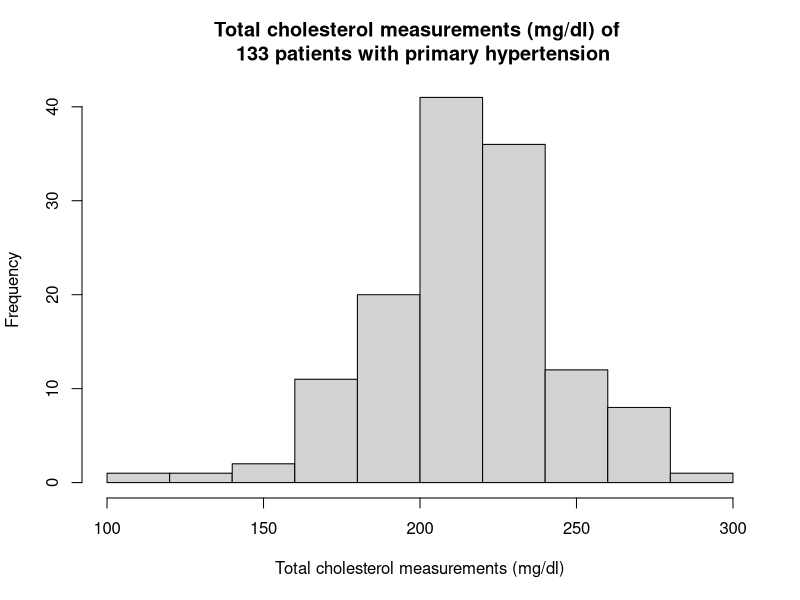
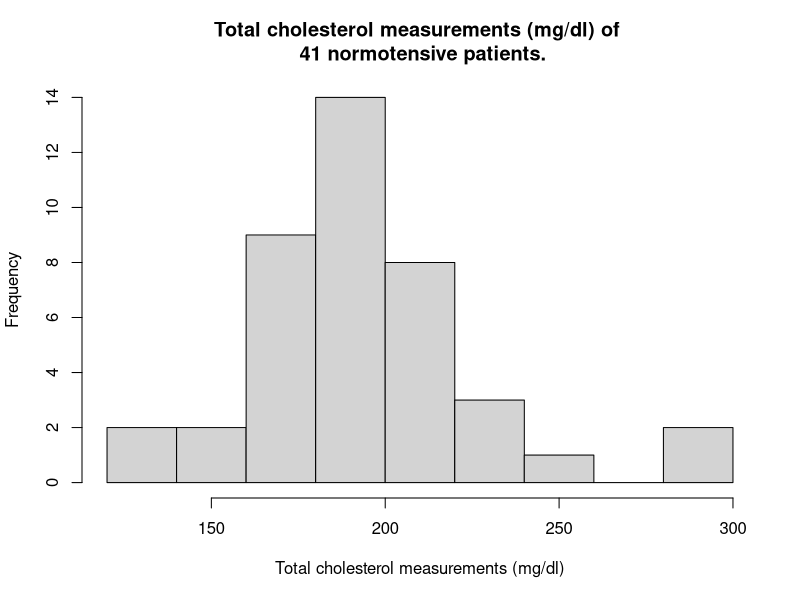
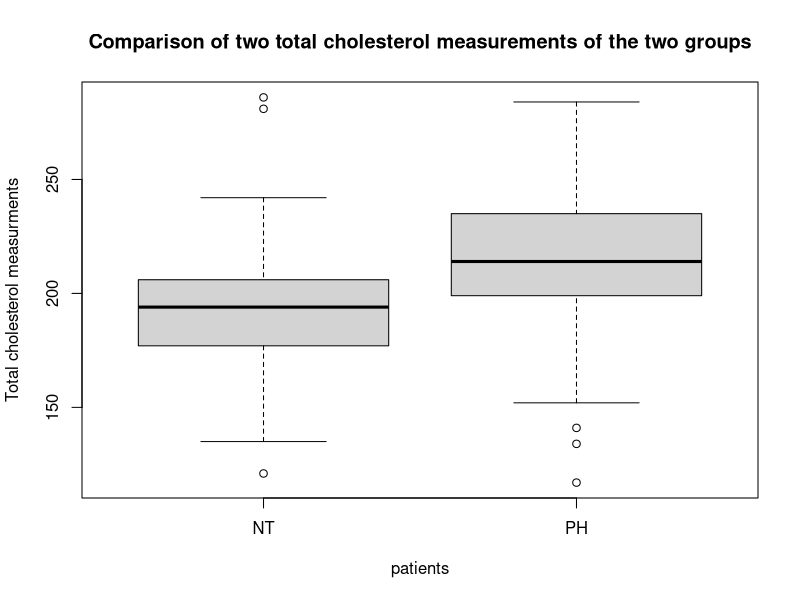

Write R code to recreate these figures, in order.
## ---- chunk 1
knitr::opts_chunk$set(echo = TRUE)
## ---- chunk 2
PH <- c(207, 221, 212, 220, 190, 172, 223, 260, 214, 245, 191, 181, 210, 215, 171, 221, 217, 265, 206, 261, 203, 208, 206, 247, 182, 241, 202, 198, 221, 162, 208, 218, 210, 199, 182, 199, 216, 211, 196, 225, 185, 168, 274, 239, 203, 235, 168, 223, 199, 195, 214, 214, 175, 244, 178, 134, 203, 203, 214, 240, 226, 280, 168, 236, 222, 222, 203, 178, 249, 117, 213, 225, 217, 212, 252, 272, 227, 200, 259, 203, 185, 239, 226, 189, 245, 181, 265, 207, 235, 218, 238, 228, 232, 239, 152, 141, 226, 182, 239, 231, 203, 236, 215, 210, 237, 222, 195, 239, 203, 221, 284, 210, 188, 180, 183, 207, 237, 276, 266, 224, 231, 226, 258, 251, 222, 224, 214, 212, 174, 206, 260, 201, 219)

NT <- c(286, 189, 226, 196, 187, 142, 204, 179, 203, 212, 206, 163, 196, 196, 168, 189, 229, 142, 184, 168, 186, 121, 281, 203, 177, 135, 179, 161, 194, 206, 219, 173, 189, 194, 196, 212, 168, 188, 232, 242, 200)
## ---- chunk 3
hist(PH,
     xlab = "Total cholesterol measurements (mg/dl)",
     main = "Total cholesterol measurements (mg/dl) of \n 133 patients with primary hypertension")
summary(PH)
## ---- chunk 4
hist(NT,
     xlab = "Total cholesterol measurements (mg/dl)",
     main = "Total cholesterol measurements (mg/dl) of \n 41 normotensive patients.")
summary(NT)
## ---- chunk 5
patients <- c(rep("PH", length(PH)))
total_cholesterol_measurments <- PH
df1 <- data.frame(patients, total_cholesterol_measurments)

patients <- c(rep("NT", length(NT)))
total_cholesterol_measurments <- NT
df2 <- data.frame(patients, total_cholesterol_measurments)

mydf <- rbind.data.frame(df1,df2)
## ---- chunk 6
str(mydf)
head(mydf)
## ---- chunk 7
boxplot(total_cholesterol_measurments ~ patients, data = mydf,
         main = "Comparison of two total cholesterol measurements of the two groups",
         ylab = "Total cholesterol measurments")
## ---- chunk 8
with(mydf, rbind(MEAN<-tapply(total_cholesterol_measurments,patients,mean), 
                 VAR<-tapply(total_cholesterol_measurments,patients,var)))

## ---- chunk 9
alpha <- 0.05
t_alpha <- qt(1-alpha, 172)
t_alpha
## ---- chunk 10
# this is for calculating confidence interval, p-value is not correct
t.test(total_cholesterol_measurments ~ patients, 
       data = mydf, 
       alternative = "two.sided",
       var.equal = T,
       conf.level = 0.95)
## ---- chunk 11
# this is for calculating p-value, confidence interval is not correct.
t.test(total_cholesterol_measurments ~ patients, 
       data = mydf, 
       alternative = "greater",
       var.equal = T)
